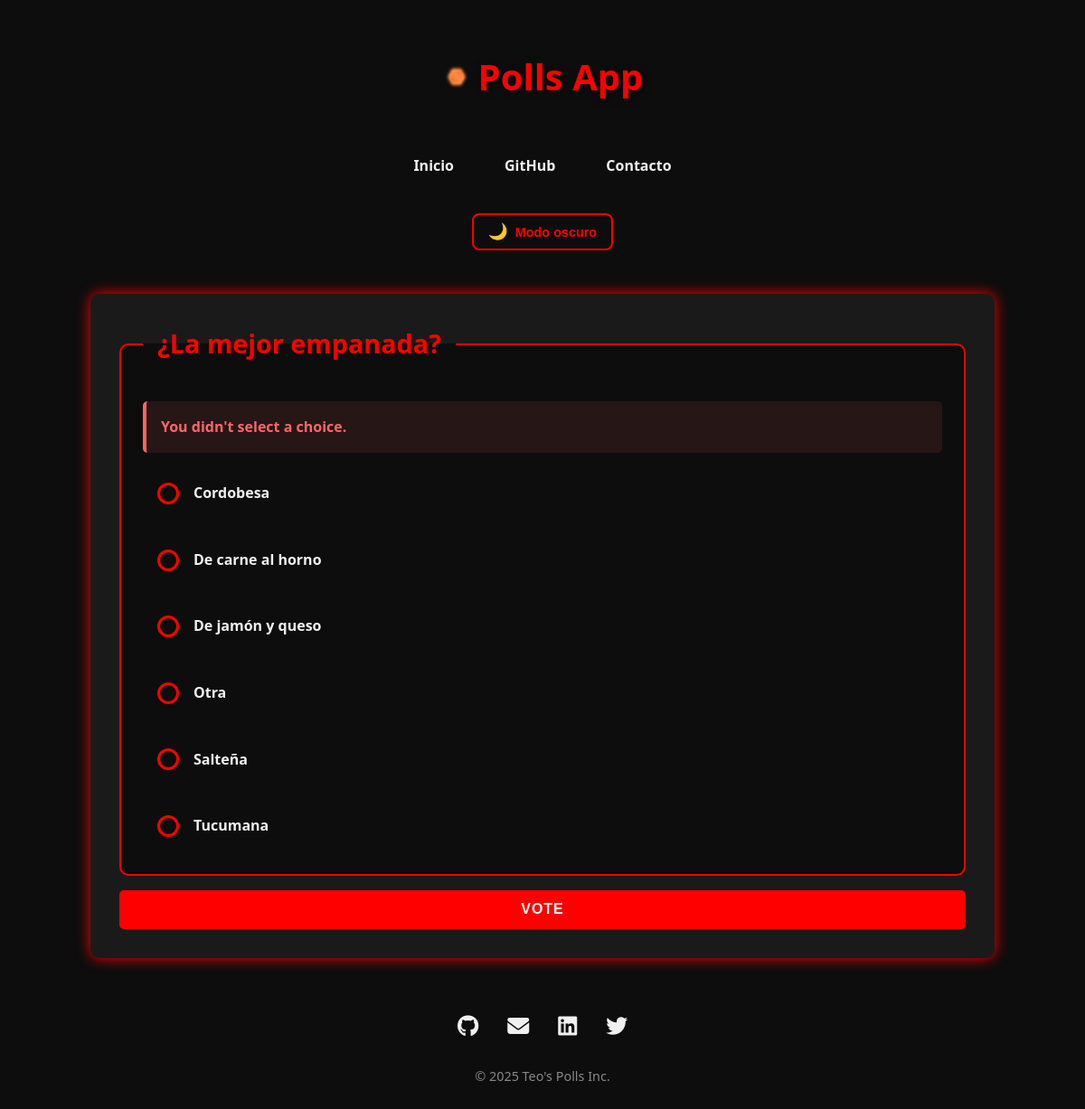
The page /polls/16/vote/ on the database its author committed.
### polls/models.py (models this page shows, shortened)
class Question(models.Model):
    question_text = models.CharField(
        max_length=200,
        validators=[MinLengthValidator(10, "Question must be at least 10 characters long.")],
        help_text="Enter a clear, concise question (10-200 characters)"
    )
    pub_date = models.DateTimeField(
        "date published",
        help_text="When this question should be published"
    )
    _total_votes_cache = None
    class Meta:
        ordering = ['-pub_date']
        verbose_name = "Poll Question"
        verbose_name_plural = "Poll Questions"
    @property
    def total_votes(self):
        """Calculate total votes for this question"""
        if hasattr(self, '_total_votes_cache') and self._total_votes_cache is not None:
            return self._total_votes_cache or 0
        return sum(choice.votes for choice in self.choices.all())

class Choice(models.Model):
    question = models.ForeignKey(
        Question,
        on_delete=models.CASCADE,
        related_name='choices'
    )
    choice_text = models.CharField(
        max_length=200,
        validators=[MinLengthValidator(2, "Choice must be at least 2 characters long.")],
        help_text="Enter a clear choice option (2-200 characters)"
    )
    votes = models.IntegerField(
        default=0,
        help_text="Number of votes this choice has received"
    )
    class Meta:
        ordering = ['-votes', 'choice_text']
        verbose_name = "Choice Option"
        verbose_name_plural = "Choice Options"
        unique_together = ['question', 'choice_text']

### polls/views.py (the view)
# urls.py: path("<int:question_id>/vote/", views.vote, name="vote"),
def vote(request, question_id):
    question = get_object_or_404(Question, pk=question_id)
    try:
        selected_choice = question.choices.get(pk=request.POST["choice"])
    except (KeyError, Choice.DoesNotExist):
        return render(
            request,
            "polls/detail.html",
            {
                "question": question,
                "error_message": "You didn't select a choice.",
            },
        )
    else:
        selected_choice.votes = F("votes") + 1
        selected_choice.save()
        return HttpResponseRedirect(reverse("polls:results", args=(question.id,)))

### polls/templates/polls/detail.html (shortened to what this page needs)
{% extends "base.html" %}
{% block content %}
<form action="{% url 'polls:vote' question.id %}" method="post">
    <fieldset>
        <legend><h1>{{ question.question_text }}</h1></legend>
        {% if error_message %}
            <p class="error"><strong>{{ error_message }}</strong></p>
        {% endif %}
        <div class="choices">
            {% for choice in question.choices.all %}
                <label class="custom-radio">
                    <span class="radio-mark"></span>
                    {{ choice.choice_text }}
                </label>
            {% endfor %}
        </div>
    </fieldset>
    <input type="submit" value="Vote">
</form>
{% endblock %}

### polls/static/polls/style.css (style rules this page uses)
:root { --bg-color: #0d0d0d; --main-color: red; --text-color: #f0f0f0; --accent-color: #1a1a1a; --highlight-color: #ff3333; }
* { box-sizing: border-box; }
body { font-family: 'Segoe UI', Tahoma, Geneva, Verdana, sans-serif; background-color: var(--bg-color); color: var(--text-color); line-height: 1.6; margin: 0; padding: 1rem; transition: background-color 0.5s, color 0.5s; opacity: 0; animation: fadeIn 0.6s ease-in-out forwards; min-height: 100vh; display: flex; flex-direction: column; }
form { display: flex; flex-direction: column; gap: 1rem; }
fieldset { border: 2px solid var(--main-color); border-radius: 10px; padding: 1.5rem; background-color: var(--bg-color); margin: 0; }
legend { padding: 0 1rem; font-weight: bold; color: var(--main-color); }
legend h1 { margin: 0; font-size: clamp(1.2rem, 3vw, 1.8rem); word-wrap: break-word; }
input[type="submit"] { background-color: var(--main-color); color: white; padding: 0.8rem; border: none; border-radius: 5px; cursor: pointer; transition: all 0.3s ease; font-size: 1rem; font-weight: bold; text-transform: uppercase; letter-spacing: 1px; }
.error { color: #ff6666; font-weight: bold; background-color: rgba(255, 102, 102, 0.1); padding: 1rem; border-radius: 5px; border-left: 4px solid #ff6666; margin: 1rem 0; }
.choices { display: flex; flex-direction: column; gap: 1rem; }
.custom-radio { display: flex; align-items: center; gap: 1rem; font-weight: bold; cursor: pointer; position: relative; padding: 1rem; border-radius: 10px; transition: all 0.3s ease; background-color: var(--bg-color); word-wrap: break-word; }
.radio-mark { width: 24px; height: 24px; border: 3px solid var(--main-color); border-radius: 50%; background-color: transparent; transition: all 0.3s ease; position: relative; flex-shrink: 0; }

### rows shown on the page
Question: question_text "¿La mejor empanada?"
Choice: choice_text "Cordobesa"
Choice: choice_text "De carne al horno"
Choice: choice_text "De jamón y queso"
Choice: choice_text "Otra"
Choice: choice_text "Salteña"
Choice: choice_text "Tucumana"

### other values the page prints
{{ error_message }} "You didn't select a choice."
